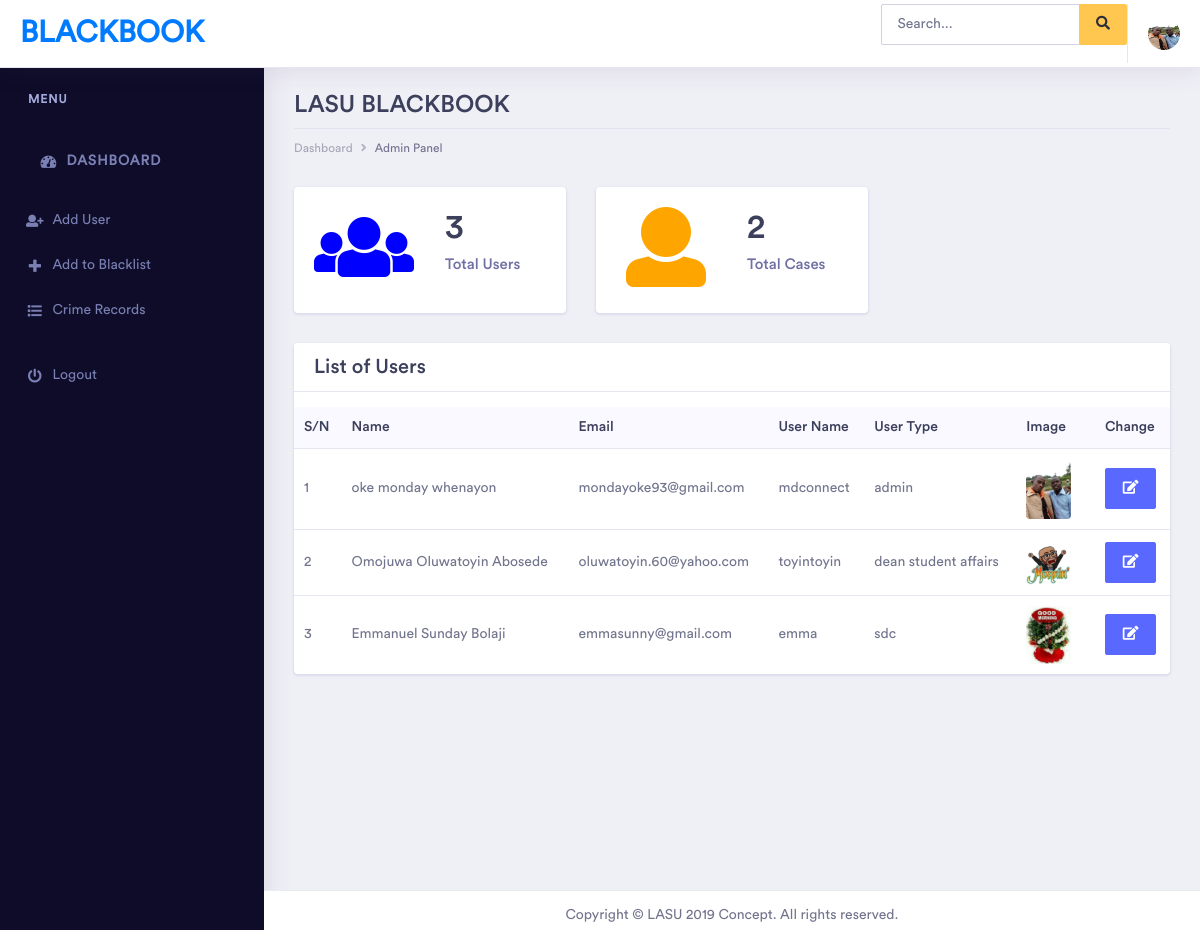
Page /dashboard.php (signed in) on the committed database.
### tables this page shows
CREATE TABLE `users` (
  `id` int(11) NOT NULL,
  `surname` varchar(255) NOT NULL,
  `first_name` varchar(255) NOT NULL,
  `middle_name` varchar(255) NOT NULL,
  `usertype` varchar(25) NOT NULL,
  `email` varchar(255) NOT NULL,
  `username` varchar(255) NOT NULL,
  `pwd` varchar(255) NOT NULL,
  `image` varchar(255) NOT NULL
);

### dashboard.php (the view, shortened to what this page needs)
<?php
include("./includes/dbconfig.php");
include("./header.php");
?>
<div class="dashboard-wrapper">
    <div class="dashboard-ecommerce">
        <div class="container-fluid dashboard-content ">
            <div class="row">
                <div class="col-xl-12 col-lg-12 col-md-12 col-sm-12 col-12">
                    <div class="page-header">
                        <h2 class="pageheader-title">LASU BLACKBOOK</h2>
                        <div class="page-breadcrumb">
                            <nav aria-label="breadcrumb">
                                <ol class="breadcrumb">
                                    <li class="breadcrumb-item"><a href="dashboard.php" class="breadcrumb-link">Dashboard</a></li>
                                    <li class="breadcrumb-item active" aria-current="page">Admin Panel</li>
                                </ol>
                            </nav>
                        </div>
                    </div>
                </div>
            </div>
            <?php
            $sql = "SELECT * FROM users";
            $result = mysqli_query($conn, $sql);
            $num_rows = mysqli_num_rows($result);
            $sql2 = "SELECT * FROM blacklist";
            $cases = mysqli_query($conn, $sql2);
            $num_cases = mysqli_num_rows($cases);
            ?>
            <div class="ecommerce-widget">
                <div class="row">
                    <div class="col-xl-4 col-lg-6 col-md-6 col-sm-12 col-12">
                        <div class="card">
                            <div class="card-body">
                                <div class="row">
                                    <div class="col-xl-6 col-lg-6 col-md-6 col-sm-12 col-12">
                                        <i class="fa fa-fw fa-users" style="font-size:80px; color:blue"></i>
                                    </div>
                                    <div class="col-xl-6 col-lg-6 col-md-6 col-sm-12 col-12">
                                        <div class="metric-value d-inline-block">
                                            <h1 class="mb-1"> <?php echo $num_rows; ?></h1>
                                        </div>
                                        <h5 class="text-muted">Total Users</h5>
                                    </div>
                                </div>
                            </div>
                        </div>
                    </div>
                    <div class="col-xl-4 col-lg-6 col-md-6 col-sm-12 col-12"> <a href="view-records.php">
                            <div class="card">
                                <div class="card-body">
                                    <div class="row">
                                        <div class="col-xl-6 col-lg-6 col-md-6 col-sm-12 col-12">
                                            <i class="fa fa-fw fa-user" style="font-size:80px; color:orange"></i>
                                        </div>
                                        <div class="col-xl-6 col-lg-6 col-md-6 col-sm-12 col-12">
                                            <div class="metric-value d-inline-block">
                                                <h1 class="mb-1"> <?php echo $num_cases; ?></h1>
                                            </div>
                                            <h5 class="text-muted">Total Cases</h5>
                                        </div>
                                    </div>
                                </div>
                            </div>
                    </div>
                </div>
                <div class="row">
                    <div class="col-xl-12 col-lg-12 col-md-6 col-sm-12 col-12">
                        <div class="card">
                            <h3 class="card-header">List of Users</h3>
                            <div class="card-body p-0">
                                <div class="table-responsive">
                                    <table class="table">
                                        <thead class="bg-light">
                                            <tr class="border-0">
                                                <th class="border-0">S/N</th>
                                                <th class="border-0">Name</th>
                                                <th class="border-0">Email</th>
                                                <th class="border-0">User Name</th>
                                                <th class="border-0">User Type</th>
                                                <th class="border-0">Image</th>
                                                <th class="border-0">Change</th>
                                            </tr>
                                        </thead>
                                        <tbody>
                                            <tr>
                                                <?php
                                                if ($num_rows  > 0) {
                                                    $count = 1;
                                                    while ($row = mysqli_fetch_assoc($result)) {
                                                ?>
                                                        <td><?php echo $count; ?></td>
                                                        <td><?php echo $row['surname'] . " " . $row['first_name'] . " " . $row['middle_name']; ?> </td>
                                                        <td><?php echo $row['email']; ?> </td>
                                                        <td><?php echo $row['username']; ?></td>
                                                        <td><?php echo $row['usertype']; ?></td>
                                                        <td>
                                                            <div class="m-r-10"><img src="uploads/<?php echo $row['image']; ?>" alt="<?php echo $row['image']; ?>" class="rounded" width="45"></div>
                                                        </td>
                                                        <td>
                                                            <a class="btn btn-primary" href="change-user.php?id=<?php echo $row['id']; ?>">
                                                                <i class="fa fa-fw fa-edit"></i></a>
                                                        </td>
                                            </tr>
                                    <?php
                                                        $count++;
                                                    }
                                                }
                                    ?>
                                        </tbody>
                                    </table>
                                </div>
                            </div>
                        </div>
                    </div>
                </div>
            </div>
        </div>
    </div>
    <div class="footer">
        <div class="container-fluid">
            <p style="text-align: center"> Copyright © LASU 2019 Concept. All rights reserved.</p>
        </div>
    </div>
</div>
</body>
</html>

### header.php (shortened to what this page needs)
<!doctype html>
<html lang="en">
<head>
    <link rel="stylesheet" href="assets/vendor/bootstrap/css/bootstrap.min.css">
    <link href="assets/vendor/fonts/circular-std/style.css" rel="stylesheet">
    <link rel="stylesheet" href="assets/libs/css/style.css">
    <link rel="stylesheet" href="assets/vendor/fonts/fontawesome/css/fontawesome-all.css">
</head>
<body>
    <div class="dashboard-main-wrapper">
        <div class="dashboard-header">
            <nav class="navbar navbar-expand-lg bg-white fixed-top">
                <a class="navbar-brand" href="dashboard.php">Blackbook</a>
                <div class="collapse navbar-collapse " id="navbarSupportedContent">
                    <ul class="navbar-nav ml-auto navbar-right-top">
                        <li class="nav-item">
                            <form class="inline" method="POST" action="search.php" id="basicform" data-parsley-validate="" role="form" enctype="multipart/form-data">
                                <div class="input-group mb-3">
                                    <input type="text" class="form-control" name="search_str" placeholder=" Search..." aria-label="Recipient's username" aria-describedby="button-addon2">
                                    <div class="input-group-append">
                                        <button class="btn btn-brand" type="submit" id="button-addon2" name="search"><i class="fas fa-search"></i></button>
                                    </div>
                            </form>
                        </li>
                        <li class="nav-item dropdown nav-user">
                            <a class="nav-link nav-user-img" href="#" id="navbarDropdownMenuLink2" data-toggle="dropdown" aria-haspopup="true" aria-expanded="false"><img src="uploads/<?php echo $_SESSION['image']; ?>" alt="<?php echo $_SESSION['image']; ?>" class="user-avatar-md rounded-circle"></a>
                        </li>
                    </ul>
                </div>
            </nav>
        </div>
        <div class="nav-left-sidebar sidebar-dark">
            <div class="menu-list">
                <nav class="navbar navbar-expand-lg navbar-light">
                    <div class="collapse navbar-collapse" id="navbarNav">
                        <ul class="navbar-nav flex-column">
                            <li class="nav-divider">
                                Menu
                            </li>
                            <li class="nav-divider">
                                <a class="nav-link" href="dashboard.php"><i class="fa fa-fw fa-tachometer-alt"></i>Dashboard
                                </a>
                            </li>
                            <li class="nav-item">
                                <a class="nav-link" href="user-form.php"><i class="fa fa-fw fa-user-plus"></i>Add
                                    User</a>
                            </li>
                            <li class="nav-item">
                                <a class="nav-link" href="crime-form.php"><i class="fa fa-fw fa-plus"></i>Add to Blacklist
                                    </a>
                            </li>
                            <li class="nav-item">
                                <a class="nav-link" href="view-records.php"><i class="fa fa-fw fa-list"></i>Crime
                                    Records</a>
                            </li>
                            <li class="nav-divider">
                            </li>
                            <li class="nav-item">
                                <a class="nav-link" href="./logout.php"><i class="fa fa-fw fa-power-off"></i>Logout</a>
                            </li>
                        </ul>
                    </div>
                </nav>
            </div>
        </div>

### header.php (style rules this page uses)
.footer { position: absolute; bottom: 0; width: 100%; height: 2.5rem; }

### rows in the picture
users: surname "oke", first_name "monday", middle_name "whenayon", email "mondayoke93@gmail.com", username "mdconnect", usertype "admin", image (picture)
users: surname "Omojuwa", first_name "Oluwatoyin", middle_name "Abosede", email "oluwatoyin.60@yahoo.com", username "toyintoyin", usertype "dean student affairs", image (picture)
users: surname "Emmanuel", first_name "Sunday", middle_name "Bolaji", email "emmasunny@gmail.com", username "emma", usertype "sdc", image (picture)

### other values in the picture
$num_rows "3"
$num_cases "2"
